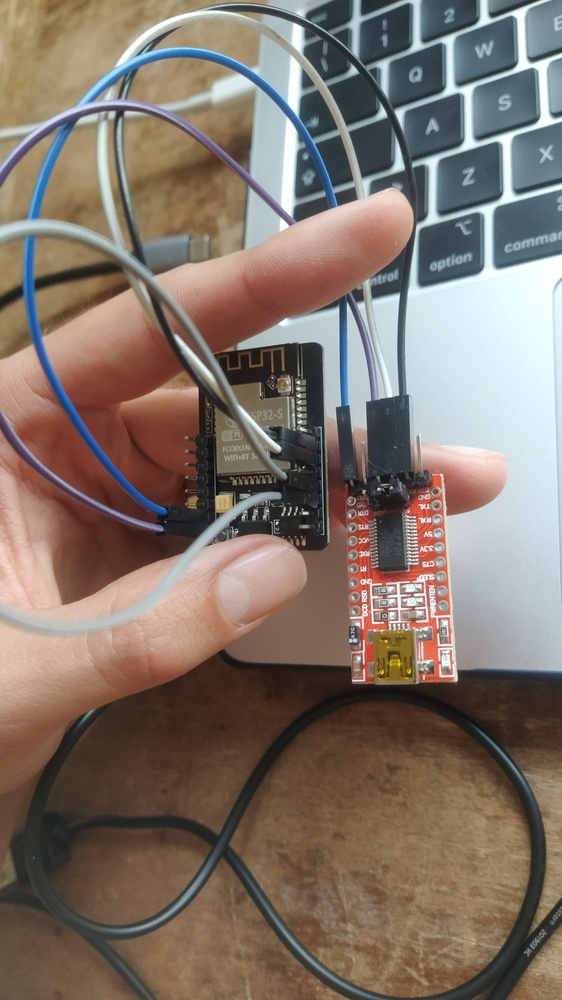
#> input picture configurazione cavi.jpg, 562 x 1000 px, shrunk from 2248 x 4000 before the run, given in place of stream, which was not available
$ python main.py
#> lines starting #> are read from the running program, lines starting #| are printed output that depends on the picture; after the words box and inside, x2 and y2 are one past the last pixel; in counts of white or black regions, pixels touching at a corner belong together; pictures that were not available may be replaced by others from this repository, and a replacement may not be noted
### utility.py
import numpy as np
import cv2 as cv
from playsound import playsound


def draw_rectangle(rectangles: list, frame):
    """
    Draws a rectangle on the given frame for each tuple (x, y, w, h) in the rectangles list.
    """

    updated_frame = frame

    for (x, y, w, h) in rectangles:
        updated_frame = cv.rectangle(frame, (x, y), (x + w, y + h), (0, 255, 0), 2)

    return updated_frame


def draw_cross(frame, x, y, size=5, thickness=1, color=(0, 0, 255)):
    """
    Draws a cross centered at the (x, y) coordinate on the given frame.

    Parameters:
    - frame: a NumPy array representing the image or video frame to draw on
    - x: the x-coordinate of the center of the cross
    - y: the y-coordinate of the center of the cross
    - size: the size of the cross (default: 5)
    - thickness: the thickness of the cross (default: 1)
    - color: the color of the crosshair as a tuple of (B, G, R) values (default: red)
    """

    # Calculate the starting and ending points of the horizontal line
    x1 = x - size
    x2 = x + size

    # Draw the horizontal line
    cv.line(frame, (x1, y), (x2, y), color, thickness)

    # Calculate the starting and ending points of the vertical line
    y1 = y - size
    y2 = y + size

    # Draw the vertical line
    cv.line(frame, (x, y1), (x, y2), color, thickness)

    return frame


def get_rectangle_center(rectangle):
    """
    Returns the coordinates (x, y) of the center of a rectangle if rectangle is valid, otherwise returns None.
    """

    if rectangle is not None:
        x, y, w, h = rectangle
        center_x = x + (w // 2)  # calculate the x-coordinate of the center
        center_y = y + (h // 2)  # calculate the y-coordinate of the center
        return (center_x, center_y)  # return the center as a tuple

    else:
        return None


def get_frame_size(cap):
    """
    Returns the frame size (w, h) of the given videocapture object.
    """

    ret, frame = cap.read()
#> frame is the input picture: shape (1000, 562, 3); mean B, G, R 105.6, 115.9, 129.9

    return (frame.shape[1], frame.shape[0])


#go up!
def below_of_can(can_height, can_y, center_y):
    return center_y > can_y + can_height

#go down!
def above_of_can(can_y, center_y):
    return center_y < can_y

#go right!
def left_of_can(can_x, center_x):
    return center_x < can_x

#go left!
def right_of_can(can_width, can_x, center_x):
    return center_x > can_x + can_width


# [39 lines left out: functions get_biggest_rectangle, speak, not called in this run]

def filterPipeline(frame):
    adjusted_frame = cv.cvtColor(frame, cv.COLOR_BGR2GRAY)
    adjusted_frame = cv.equalizeHist(adjusted_frame)

    #clahe = cv.createCLAHE(clipLimit=5, tileGridSize=(8,8))
    #adjusted_image = clahe.apply(adjusted_frame)

    return adjusted_frame

### main.py
import cv2 as cv
from utility import *

#URL = "http://192.168.94.231" # Mi A3
#URL = "http://192.168.178.149" # Wi Fi casa
URL= "http://192.168.1.15" # casa Anna

# load the trained model
#Windows traditionally uses the backslash (\) to separate directories in file paths
#other operationg systems (including Mac OS X and Linux) use forward slash (/)
cascade_model = cv.CascadeClassifier('cascadebest/cascade.xml')

cap = cv.VideoCapture(URL + ":81/stream")
#cap = cv.VideoCapture(0)

while True:
    if cap.isOpened():
        break


#list of audio paths
#Windows traditionally uses the backslash (\) to separate directories in file paths
#other operationg systems (including Mac OS X and Linux) use forward slash (/)
audio_paths = {"up": 'audio\\up.mp3', "down": 'audio\\down.mp3', "left": 'audio\\left.mp3', "right": 'audio\\right.mp3', "shoot": 'audio\\shoot.mp3'}
audio_paths = {"up": 'audio/up.mp3', "down": 'audio/down.mp3', "left": 'audio/left.mp3', "right": 'audio/right.mp3', "shoot": 'audio/shoot.mp3'}

# get the frame size and center
frame_size = get_frame_size(cap)
#> frame_size = (562, 1000)
frame_center = get_rectangle_center((0, 0, frame_size[0], frame_size[1]))
#> frame_center = (281, 500)

frame_counter = 0

while(True):
    if cap.isOpened():
        ret, frame = cap.read()

        # get an updated image of the webcam
        #frame = cap.read()[1]

        #pipeline filters
        adjusted_frame = filterPipeline(frame)
#> in filterPipeline, `adjusted_frame = cv.cvtColor(frame, cv.COLOR_BGR2GRAY)`:
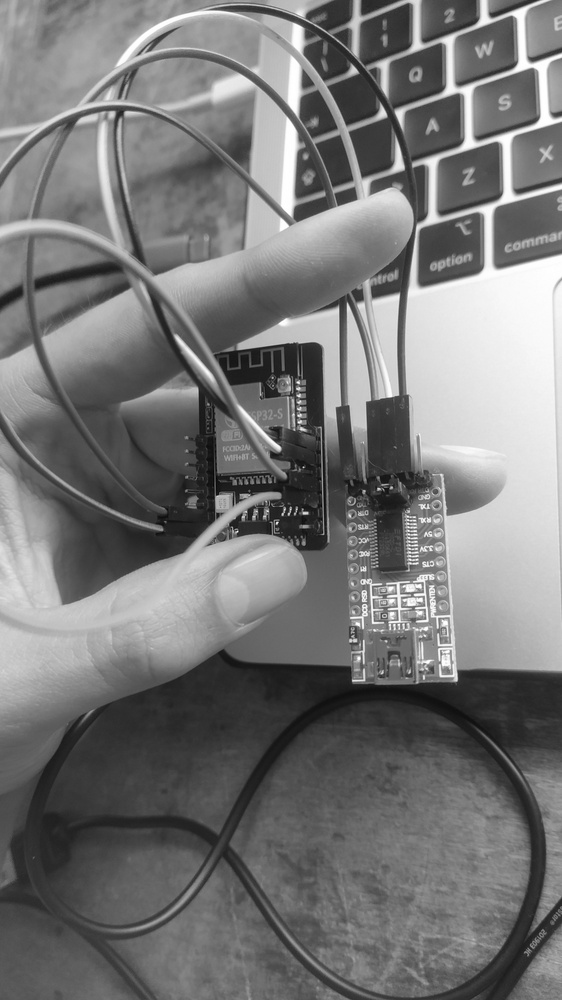
#> adjusted_frame: shape (1000, 562); min 3, max 255, mean 118.9
#> in filterPipeline, `adjusted_frame = cv.equalizeHist(adjusted_frame)`:
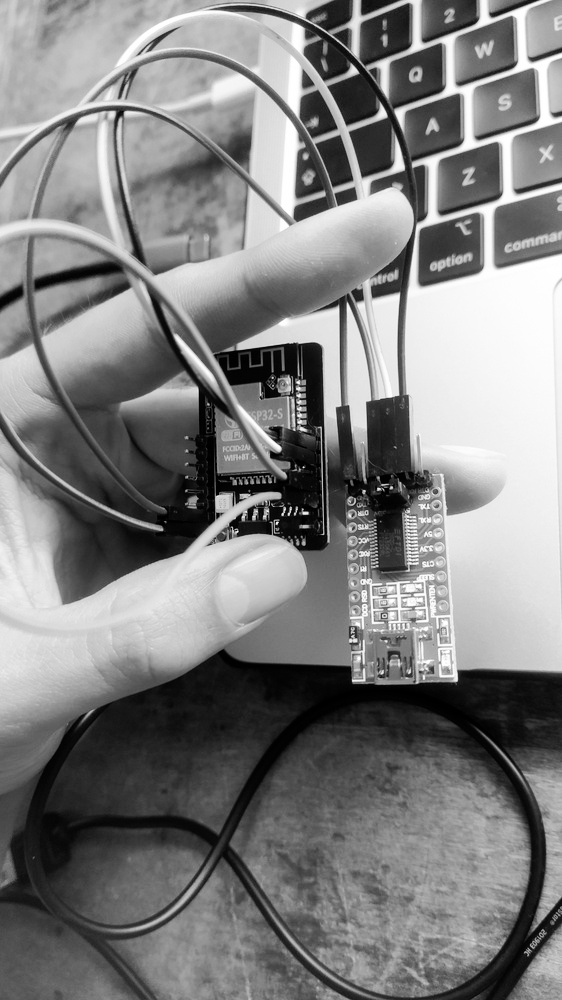
#> adjusted_frame: shape (1000, 562); min 0, max 255, mean 128.2

        # do object detection
        rectangles = cascade_model.detectMultiScale(adjusted_frame, scaleFactor=1.1, minNeighbors=11)
#> rectangles = [[400, 42, 44, 119], [343, 62, 44, 119], [427, 88, 48, 130], [415, 151, 49, 131], [473, 132, 52, 139]]

        # draw the detection results onto the original image
        detection_image = draw_rectangle(rectangles, frame)
#> the loop in draw_rectangle, `for (x, y, w, h) in rectangles:` made 5 passes
#> pass 1, in draw_rectangle, `updated_frame = cv.rectangle(frame, (x, y), (x + w, y + h), (0, 255, 0..`:
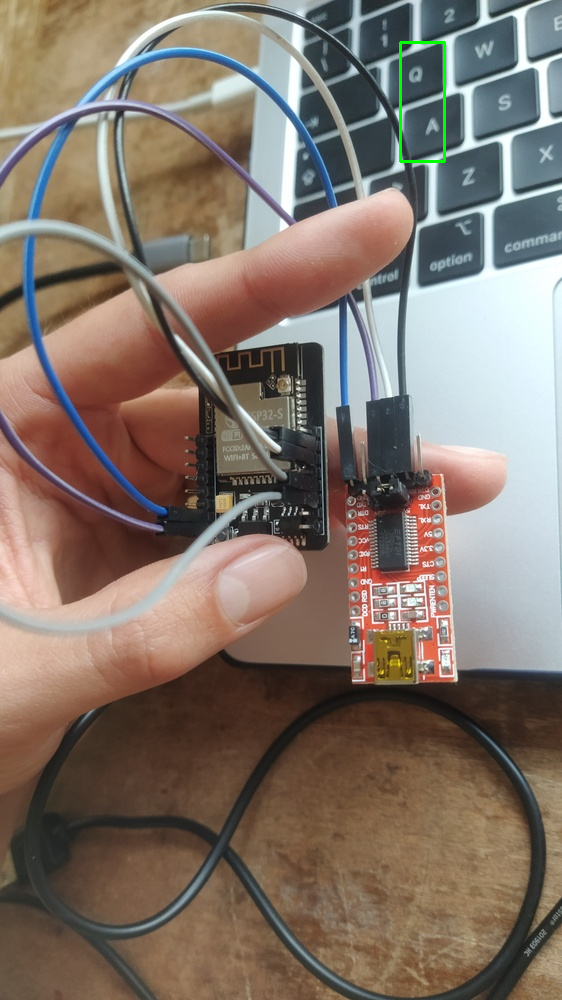
#> updated_frame: shape (1000, 562, 3); 0.17% of pixels changed, all inside (x1, y1, x2, y2) = (399, 41, 446, 163)
#> pass 2, in draw_rectangle, `updated_frame = cv.rectangle(frame, (x, y), (x + w, y + h), (0, 255, 0..`:
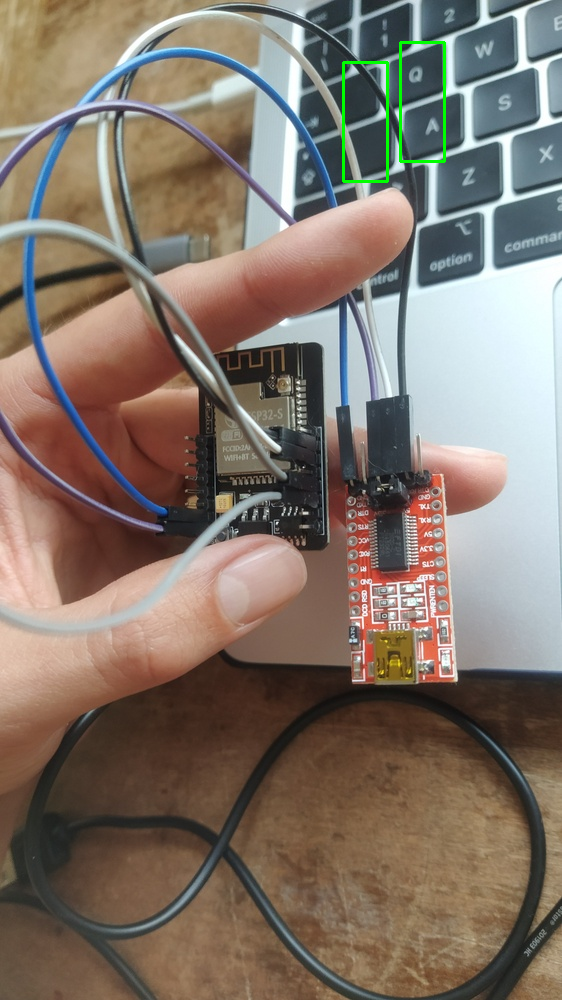
#> updated_frame: shape (1000, 562, 3); 0.17% of pixels changed, all inside (x1, y1, x2, y2) = (342, 61, 389, 183)
#> pass 3, in draw_rectangle, `updated_frame = cv.rectangle(frame, (x, y), (x + w, y + h), (0, 255, 0..`:
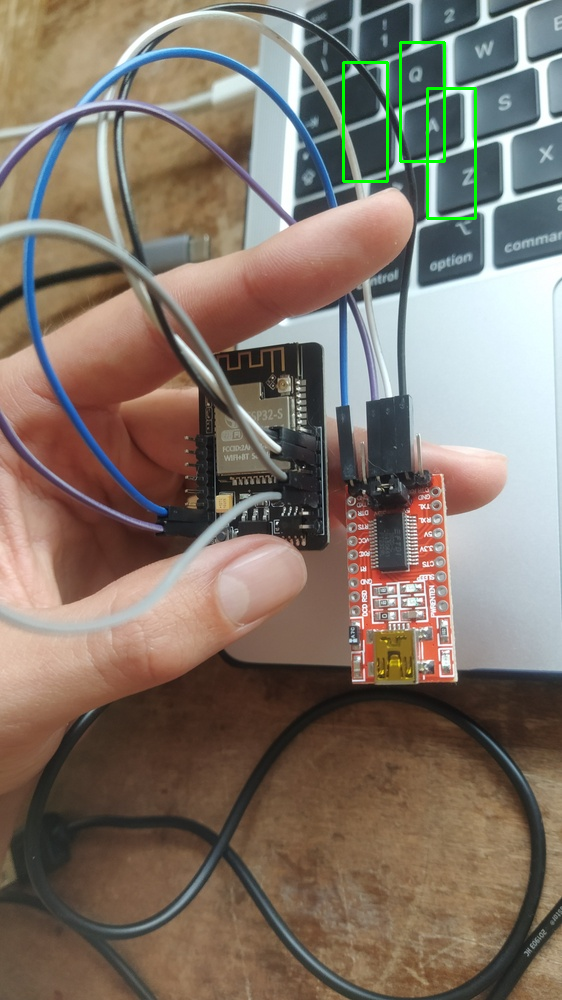
#> updated_frame: shape (1000, 562, 3); 0.19% of pixels changed, all inside (x1, y1, x2, y2) = (426, 87, 477, 220)
#> after the loop in draw_rectangle, `for (x, y, w, h) in rectangles:`:
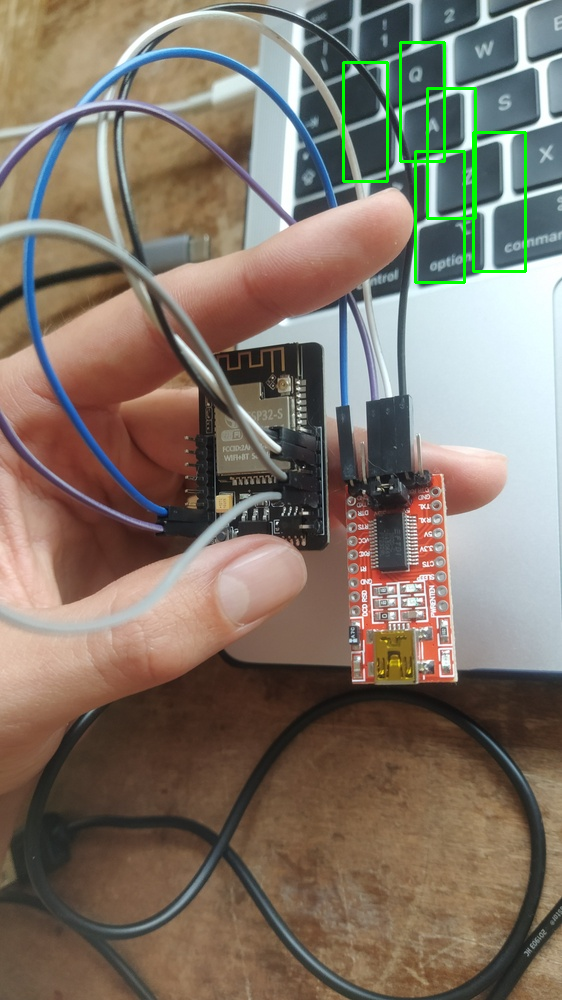
#> frame: shape (1000, 562, 3); 0.9% of pixels changed, all inside (x1, y1, x2, y2) = (342, 41, 527, 284)
        detection_image = draw_cross(detection_image, frame_center[0], frame_center[1])
#> in draw_cross, `cv.line(frame, (x1, y), (x2, y), color, thickness)`: frame: shape (1000, 562, 3); under 0.01% of pixels changed, all inside (x1, y1, x2, y2) = (276, 500, 287, 501)
#> in draw_cross, `cv.line(frame, (x, y1), (x, y2), color, thickness)`: frame: shape (1000, 562, 3); mean B, G, R 104.5, 117, 129

        if frame_counter == 12:
            speak(rectangles, frame_center, audio_paths)
            frame_counter = 0

        cv.imshow('Matches', detection_image)

        frame_counter += 1

        # press 'q' with the output window focused to exit.
        key = cv.waitKey(1)
#> (key q is pressed here)
        if key == ord('q'):
            break

cv.destroyAllWindows()
cap.release()
print('Done.')
